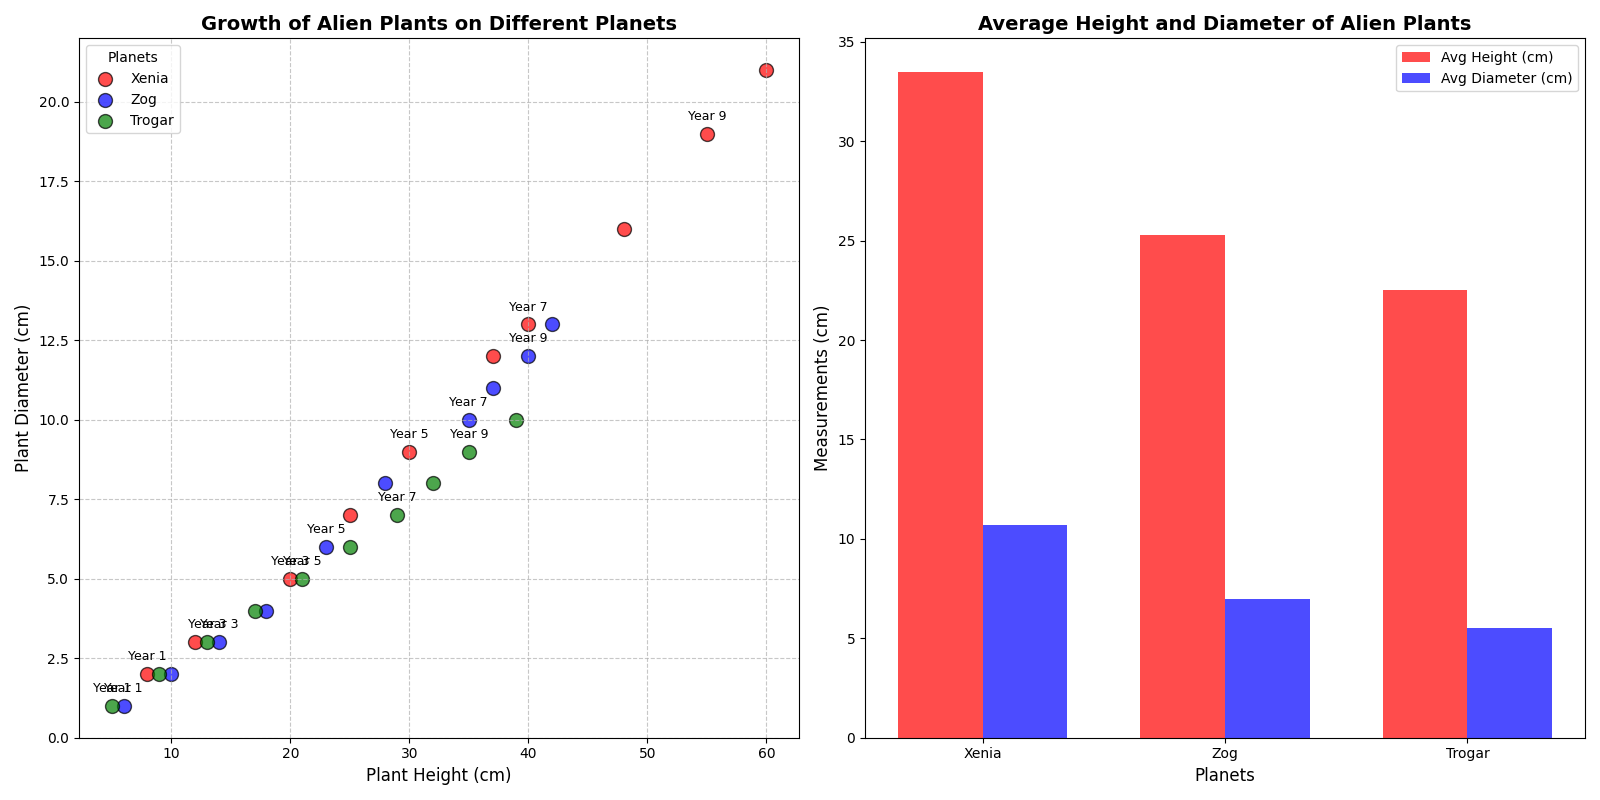

Write the Python code that produced this figure.
import matplotlib.pyplot as plt
import numpy as np

# Data for Alien Plant Growth (Heights in cm, Diameters in cm)
years = np.array([1, 2, 3, 4, 5, 6, 7, 8, 9, 10])

xenia_height = np.array([8, 12, 20, 25, 30, 37, 40, 48, 55, 60])
xenia_diameter = np.array([2, 3, 5, 7, 9, 12, 13, 16, 19, 21])

zog_height = np.array([6, 10, 14, 18, 23, 28, 35, 37, 40, 42])
zog_diameter = np.array([1, 2, 3, 4, 6, 8, 10, 11, 12, 13])

trogar_height = np.array([5, 9, 13, 17, 21, 25, 29, 32, 35, 39])
trogar_diameter = np.array([1, 2, 3, 4, 5, 6, 7, 8, 9, 10])

# Initialize the plot
fig, (ax1, ax2) = plt.subplots(1, 2, figsize=(16, 8))

# Plotting the scatter charts with shuffled colors
ax1.scatter(xenia_height, xenia_diameter, color='red', edgecolor='black', alpha=0.7, s=100, label='Xenia')
ax1.scatter(zog_height, zog_diameter, color='blue', edgecolor='black', alpha=0.7, s=100, label='Zog')
ax1.scatter(trogar_height, trogar_diameter, color='green', edgecolor='black', alpha=0.7, s=100, label='Trogar')

# Titles and labels for the first plot
ax1.set_title('Growth of Alien Plants on Different Planets', fontsize=14, fontweight='bold')
ax1.set_xlabel('Plant Height (cm)', fontsize=12)
ax1.set_ylabel('Plant Diameter (cm)', fontsize=12)
ax1.legend(title='Planets', fontsize=10)
ax1.grid(linestyle='--', alpha=0.7)

# Add annotations for some data points
for i in range(0, len(years), 2):
    ax1.annotate(f'Year {years[i]}', (xenia_height[i], xenia_diameter[i]), textcoords="offset points", xytext=(0,10), ha='center', fontsize=9)
    ax1.annotate(f'Year {years[i]}', (zog_height[i], zog_diameter[i]), textcoords="offset points", xytext=(0,10), ha='center', fontsize=9)
    ax1.annotate(f'Year {years[i]}', (trogar_height[i], trogar_diameter[i]), textcoords="offset points", xytext=(0,10), ha='center', fontsize=9)

# Auxiliary plot: Comparison of average height and diameter
average_heights = [np.mean(xenia_height), np.mean(zog_height), np.mean(trogar_height)]
average_diameters = [np.mean(xenia_diameter), np.mean(zog_diameter), np.mean(trogar_diameter)]

bar_width = 0.35
index = np.arange(len(average_heights))

bars1 = ax2.bar(index, average_heights, bar_width, label='Avg Height (cm)', color='r', alpha=0.7)
bars2 = ax2.bar(index + bar_width, average_diameters, bar_width, label='Avg Diameter (cm)', color='b', alpha=0.7)

# Titles and labels for the second plot
ax2.set_title('Average Height and Diameter of Alien Plants', fontsize=14, fontweight='bold')
ax2.set_xlabel('Planets', fontsize=12)
ax2.set_ylabel('Measurements (cm)', fontsize=12)
ax2.set_xticks(index + bar_width / 2)
ax2.set_xticklabels(['Xenia', 'Zog', 'Trogar'])
ax2.legend()

# Automatically adjust the layout to prevent overlapping elements
plt.tight_layout()

# Display the plot
plt.show()
